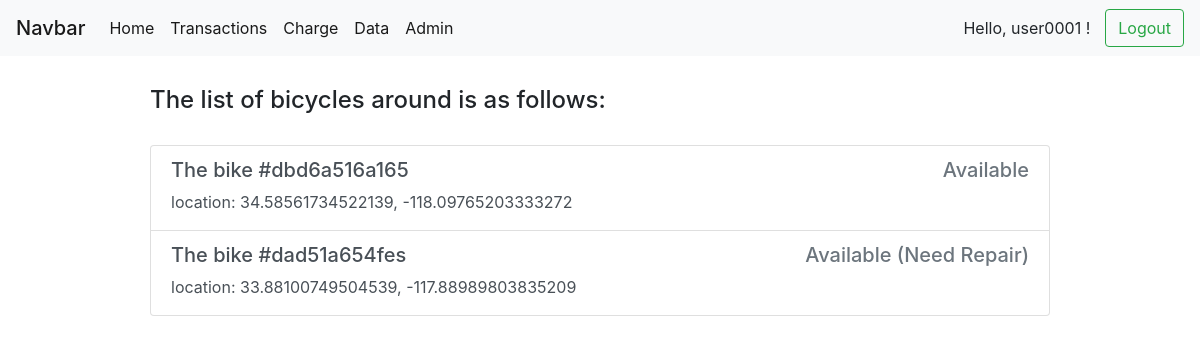
Screenshot of / (signed in) with the database file from the repository.
### bike/models.py (models this page shows, shortened)
class Bike(models.Model):
    unique = models.CharField(max_length=12, unique=True, default=uuid4().hex[:12], verbose_name="ID")
    available = models.BooleanField(default=True)
    position_lat = models.FloatField(default=0.0)
    position_lng = models.FloatField(default=0.0)
    need_repair = models.BooleanField(default=False)
    def position(self):
        return f"{self.position_lat}, {self.position_lng}"

### bike/views.py (the view)
# urls.py: path('', views.index),
@require_http_methods(['GET'])
def index(request):
    bikes = Bike.objects.all()
    content = {"bikes": bikes}
    return render(request, "bike/index.html", content)

### bike/templates/bike/index.html (shortened to what this page needs)
{% extends 'bike/base.html' %}
{% block content %}
<div style="width: 75%;margin: auto;margin-top: 30px;">
  <h4 style="margin-bottom: 30px;">The list of bicycles around is as follows:</h4>
  <div class="list-group">
    {% for bike in bikes %}
    {% if bike.available %}
    <a href="/detail/{{bike.id}}/" class="list-group-item list-group-item-action">
      <div class="d-flex w-100 justify-content-between">
        <h5 class="mb-1">The bike #{{bike.unique}}</h5>
        <h5 class="text-muted">
          Available
          {% if bike.need_repair %}(Need Repair){% endif %}
        </h5>
      </div>
      <p class="mb-1">location: {{bike.position}}</p>
    </a>
    {% endif %}
    {% endfor %}
  </div>
</div>
{% endblock %}

### bike/templates/bike/base.html (shortened to what this page needs)
<!DOCTYPE html>
<html lang="en">
<head>
    <link rel="stylesheet" href="https://cdn.jsdelivr.net/npm/bootstrap@4.6.0/dist/css/bootstrap.min.css">
</head>
<body>
    <nav class="navbar navbar-expand-lg navbar-light bg-light">
        <span class="navbar-brand mb-0 h1">Navbar</span>
        <div class="collapse navbar-collapse" id="navbarSupportedContent">
            <ul class="navbar-nav mr-auto">
                <li class="nav-item active">
                    <a class="nav-link" href="/">Home</a>
                </li>
                <li class="nav-item active">
                    <a class="nav-link" href="/transactions/">Transactions</a>
                </li>
                <li class="nav-item active">
                    <a class="nav-link" href="/charge/">Charge</a>
                </li>
                <li class="nav-item active">
                    <a class="nav-link" href="/chart/">Data</a>
                </li>
                <li class="nav-item active">
                    <a class="nav-link" href="/admin/">Admin</a>
                </li>
            </ul>
            {% if request.user.is_authenticated %}
            <div style="margin-right: 15px;">Hello, {{request.user}} !</div>
            <a href="/logout/"><button class="btn btn-outline-success my-2 my-sm-0" type="submit">Logout</button></a>
            {% else %}
            <a href="/login/"><button class="btn btn-outline-success my-2 my-sm-0" type="submit">Login</button></a>
            {% endif %}
        </div>
    </nav>
    {% block content %}
    {% endblock %}
</body>
</html>

### rows the page displays
Bike: unique "dbd6a516a165", position "34.58561734522139, -118.09765203333272"
Bike: unique "dad51a654fes", need_repair "(Need Repair)", position "33.88100749504539, -117.88989803835209"

### other values shown
{{ request.user }} "user0001"
